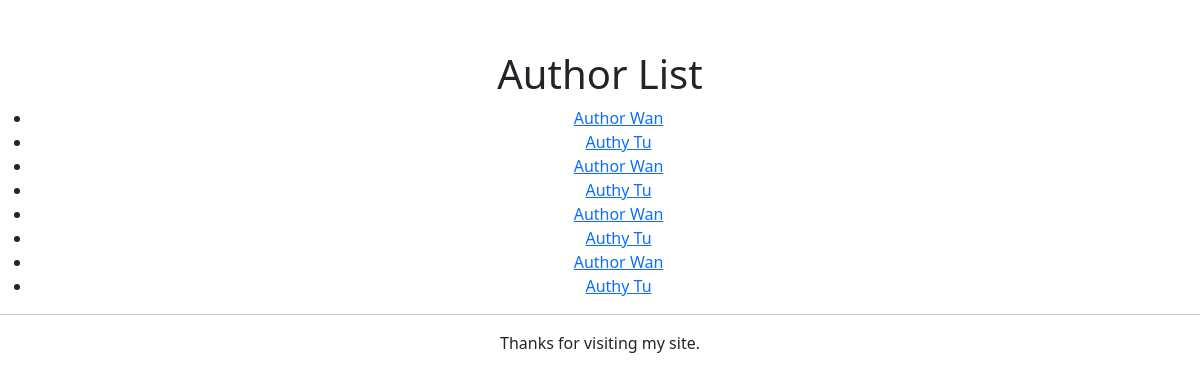
Page /author/ (signed in) on the committed database.
### exercises/models.py (models this page shows, shortened)
class Author(models.Model):
    first_name = models.CharField(max_length=30, null=True)
    last_name = models.CharField(max_length=40, null=True)
    email = models.EmailField(null=True)

### exercises/views.py (the view)
# urls.py: path("author/", author_list, name='authors'),
@login_required
def author_list(request):
    authors = Author.objects.all()
    return render(
        request,
        "author_list.html",
        {"author_list": authors}
    )

### templates/author_list.html (shortened to what this page needs)
{% extends "base.html" %}
{% block header %}
<h1>Author List</h1>
{% endblock %}
{% block content %}
<ul>
{% for author in author_list %}
    <li><a href= "{% url 'author-information' author.pk %}">{{author.first_name}} {{author.last_name}}</a></li>
{% empty %}
    <li>No authors</li>
{% endfor %}
</ul>
{% endblock %}

### templates/base.html (style rules this page uses)
h1 { text-align: center; }
a { margin-left:5px; }

### rows in the picture
Author: first_name "Author", last_name "Wan"
Author: first_name "Authy", last_name "Tu"
Author: first_name "Author", last_name "Wan"
Author: first_name "Authy", last_name "Tu"
Author: first_name "Author", last_name "Wan"
Author: first_name "Authy", last_name "Tu"
Author: first_name "Author", last_name "Wan"
Author: first_name "Authy", last_name "Tu"
